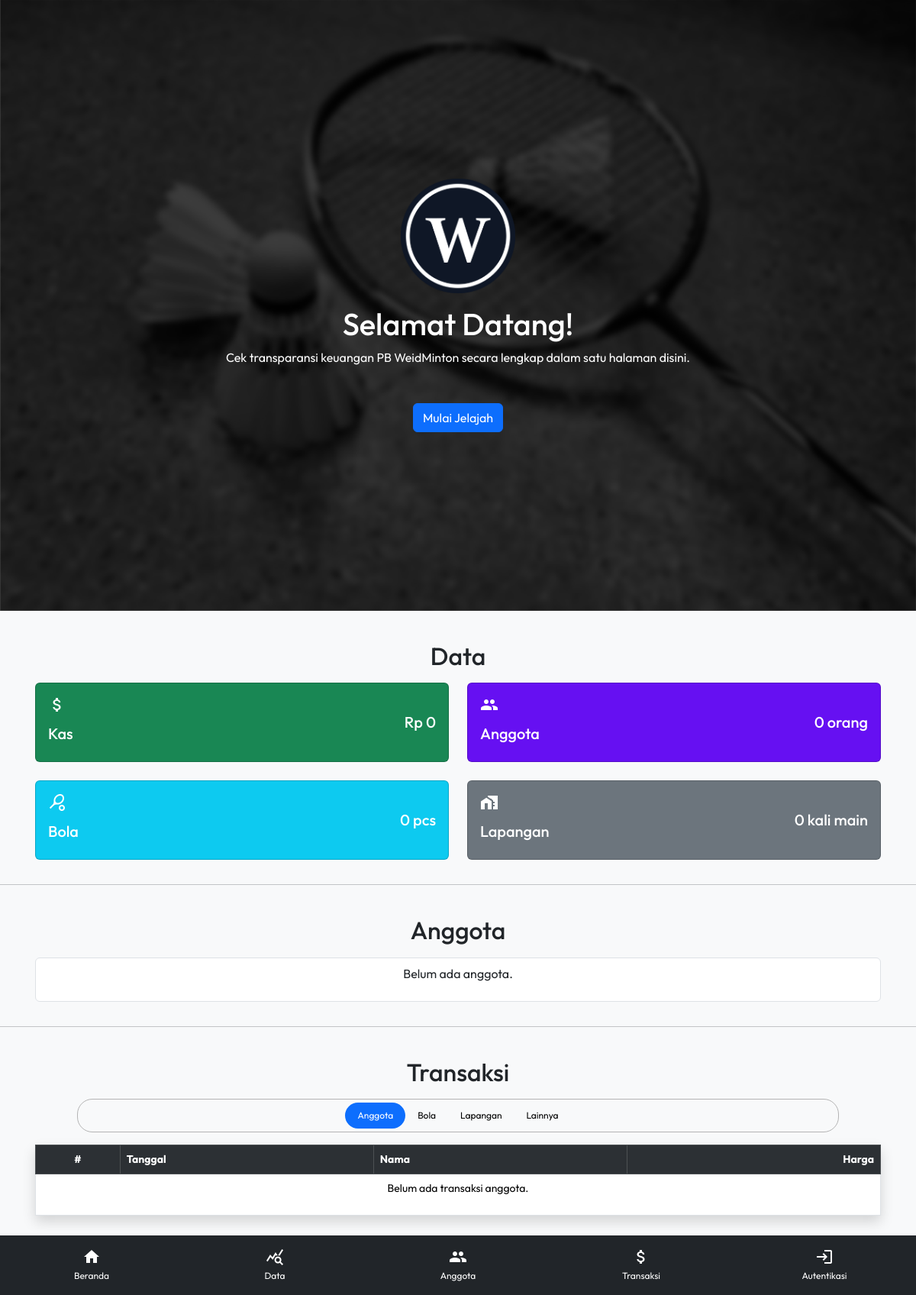
The page /public/index.php on the database its author committed.
### tables this page shows
CREATE TABLE `profil_klub` (
  `id_pk` int(11) NOT NULL,
  `nama_klub` varchar(255) NOT NULL,
  `kota_asal` varchar(255) NOT NULL,
  `kas_awal` varchar(255) NOT NULL DEFAULT '0',
  `logo_klub` varchar(255) NOT NULL,
  `gambar_sampul` varchar(255) NOT NULL
);

### app/Config/Controller.php (called while the page is built, shortened)
<?php
class Controller {
    public function view($view, $data = []) {
        require_once __DIR__ . "/../View/" . $view . ".php";
    }
}

### app/Controller/ControllerBeranda.php (called while the page is built, shortened)
<?php
class ControllerBeranda extends Controller {
    public function index() {
        $profil_klub = $this->model('ModelPengaturan')->tampilSemua();
        $total_kas = $this->model('ModelData')->totalKas();
        $total_anggota = $this->model('ModelData')->totalAnggota();
        $total_bola = $this->model('ModelData')->totalBola();
        $total_lapangan = $this->model('ModelData')->totalLapangan();
        $anggota = $this->model('ModelAnggota')->tampilSemua();
        $ta = $this->model('ModelTransaksiAnggota')->tampilBeranda();
        $tb = $this->model('ModelTransaksiBola')->tampilBeranda();
        $tll = $this->model('ModelTransaksiLainnya')->tampilBeranda();
        $tl = $this->model('ModelTransaksiLapangan')->tampilBeranda();
        $data = [
            "judul" => $profil_klub['nama_klub'],
            "profil_klub" => $profil_klub,
            "total_kas" => $total_kas,
            "total_anggota" => $total_anggota,
            "total_bola" => $total_bola,
            "total_lapangan" => $total_lapangan,
            "anggota" => $anggota,
            "ta" => $ta,
            "tb" => $tb,
            "tll" => $tll,
            "tl" => $tl
        ];
        $this->view('beranda/index', $data);
    }
}

### public/index.php (called while the page is built, shortened)
<?php
require_once __DIR__ . "/../app/Config/Helper.php";
Router::run();

### app/Config/Database.php (called while the page is built, shortened)
<?php
class Database {
    private $host = DB_HOST;
    private $user = DB_USER;
    private $pass = DB_PASS;
    private $dbname = DB_NAME;
    public $dbh;
    private $stmt;
    public function  __construct() {
        $dsn = "mysql:host=$this->host;dbname=$this->dbname";
        $option = [
            PDO::ATTR_PERSISTENT => true,
            PDO::ATTR_ERRMODE => pdo::ERRMODE_EXCEPTION
        ];
        try {
            $this->dbh = new PDO($dsn, $this->user, $this->pass, $option);
        } catch (PDOException $e) {
            die ($e->getMessage());
        }
    }
    public function query($query) {
        $this->stmt = $this->dbh->prepare($query);
    }
    public function execute() {
        $this->stmt->execute();
    }
    public function single() {
        $this->execute();
        return $this->stmt->fetch(PDO::FETCH_ASSOC);
    }
}

### app/Model/ModelPengaturan.php (called while the page is built, shortened)
<?php
class ModelPengaturan {
    private $table = "profil_klub";
    private $db;
    public function __construct() {
        $this->db = new Database;
    }
    public function tampilSemua() {
        $this->db->query("SELECT * FROM " . $this->table . " WHERE id_pk='1'");
        $profil_klub = $this->db->single();
        return $profil_klub;
    }
}

### app/Config/Helper.php (called while the page is built, shortened)
<?php
if (!function_exists('format_rupiah')) {
    function format_rupiah(int $angka, string $mataUang = 'Rp') {
        return $mataUang . ' ' . number_format($angka, 0, ',', '.');
    }
}

### app/View/beranda/index.php (the view, shortened to what this page needs)
<!DOCTYPE html>
<html lang="en">
<head>
    <link rel="stylesheet" href="<?= BASEURL ?>/css/bootstrap.css">
    <link rel="stylesheet" href="css/beranda.css">
</head>
<body class="bg-light">
    <header id="beranda" class="masthead">
        <div class="container px-4 px-lg-5 d-flex h-100 align-items-center justify-content-center">
            <div class="text-center">
                <img src="<?= BASEURL ?>/img/<?= $data['profil_klub']['logo_klub'] ?>" alt="Logo PB Benben" width="150" class="mb-3">
                <h1 class="text-white">Selamat Datang!</h1>
                <p class="text-white mt-2 mb-5">Cek transparansi keuangan <?= $data['profil_klub']['nama_klub'] ?> secara lengkap dalam satu halaman disini.</p>
                <a class="btn btn-primary" href="#data">Mulai Jelajah</a>
            </div>
        </div>
    </header>
    <nav class="navbar navbar-expand navbar-dark bg-dark bottom-navbar">
        <ul class="navbar-nav w-100 justify-content-center">
            <li class="nav-item" style="width:20%">
                <a class="nav-link" href="#beranda"><i class="material-icons">home</i>Beranda</a>
            </li>
            <li class="nav-item" style="width:20%">
                <a class="nav-link" href="#data"><i class="material-icons">query_stats</i>Data</a>
            </li>
            <li class="nav-item" style="width:20%">
                <a class="nav-link" href="#anggota"><i class="material-icons">group</i>Anggota</a>
            </li>
            <li class="nav-item" style="width:20%">
                <a class="nav-link" href="#transaksi"><i class="material-icons">attach_money</i>Transaksi</a>
            </li>
            <?php if (!empty($_SESSION['id_admin'])) { ?>
            <li class="nav-item" style="width:20%">
                <a class="nav-link" href="admin"><i class="material-icons">dashboard</i>Dasbor</a>
            </li>
            <?php } else { ?>
            <li class="nav-item" style="width:20%">
                <a class="nav-link" href="autentikasi"><i class="material-icons">login</i>Autentikasi</a>
            </li>
            <?php } ?>
        </ul>
    </nav>
    <div id="data" class="container mt-4 p-3">
        <h2 class="text-center mb-3">Data</h2>
        <div class="row row-cols-1 row-cols-md-2 g-4">
            <div class="col">
                <div class="card text-white bg-success">
                    <div class="data card-body">
                        <div>
                            <i class="material-icons">attach_money</i>
                            <h5 class="mt-2 card-title">Kas</h5>
                        </div>
                        <h5 class="card-text"><?= format_rupiah($data['total_kas']) ?></h5>
                    </div>
                </div>
            </div>
            <div class="col">
                <div class="card text-white" style="background-color:#6610f2;">
                    <div class="data card-body">
                        <div>
                            <i class="material-icons">group</i>
                            <h5 class="mt-2 card-title">Anggota</h5>
                        </div>
                        <h5 class="card-text"><?= $data['total_anggota'] ?> orang</h5>
                    </div>
                </div>
            </div>
            <div class="col">
                <div class="card text-white" style="background-color:#0dcaf0;">
                    <div class="data card-body">
                        <div>
                            <i class="material-icons">sports_tennis</i>
                            <h5 class="mt-2 card-title">Bola</h5>
                        </div>
                        <h5 class="card-text"><?= $data['total_bola'] ?> pcs</h5>
                    </div>
                </div>
            </div>
            <div class="col">
                <div class="card text-white" style="background-color:#6c757d;">
                    <div class="data card-body">
                        <div>
                            <i class="material-icons">home_work</i>
                            <h5 class="mt-2 card-title">Lapangan</h5>
                        </div>
                        <h5 class="card-text"><?= $data['total_lapangan'] ?> kali main</h5>
                    </div>
                </div>
            </div>
        </div>
    </div>
    <hr>
    <div id="anggota" class="container mt-4 p-3">
        <h2 class="text-center mb-3">Anggota</h2>
        <ul class="list-group">
            <?php
            if (!empty($data['anggota'])) {
                foreach($data['anggota'] as $anggota) {
                    if ($anggota['sisa_main'] > 0 && $anggota['jenis_kelamin'] == 'Laki-laki') {
            ?>
            <li class="list-group-item d-flex align-items-center">
                <img src="<?= BASEURL ?>/img/aset/avatar_l.png" class="rounded-circle img-thumbnail me-3" width="70" alt="avatar">
                <div>
                    <p class="mb-0"><?= $anggota['nama'] ?></p>
                    <small><i><?= $anggota['domisili'] ?></i></small>
                </div>
            </li>
            <?php } elseif ($anggota['sisa_main'] <= 0 && $anggota['jenis_kelamin'] == 'Laki-laki') { ?>
            <li class="list-group-item d-flex align-items-center">
                <img src="<?= BASEURL ?>/img/aset/avatar_l.png" class="rounded-circle img-thumbnail me-3" width="70" alt="avatar">
                <div>
                    <p class="mb-0"><?= $anggota['nama'] ?></p>
                    <small><i><?= $anggota['domisili'] ?></i></small>
                </div>
            </li>
            <?php } elseif ($anggota['sisa_main'] > 0 && $anggota['jenis_kelamin'] == 'Perempuan') { ?>
            <li class="list-group-item d-flex align-items-center">
                <img src="<?= BASEURL ?>/img/aset/avatar_p.png" class="rounded-circle img-thumbnail me-3" width="70" alt="avatar">
                <div>
                    <p class="mb-0"><?= $anggota['nama'] ?></p>
                    <small><i><?= $anggota['domisili'] ?></i></small>
                </div>
            </li>
            <?php } elseif($anggota['sisa_main'] <= 0 && $anggota['jenis_kelamin'] == 'Perempuan') { ?>
            <li class="list-group-item d-flex align-items-center">
                <img src="<?= BASEURL ?>/img/aset/avatar_p.png" class="rounded-circle img-thumbnail me-3" width="70" alt="avatar">
                <div>
                    <p class="mb-0"><?= $anggota['nama'] ?></p>
                    <small><i><?= $anggota['domisili'] ?></i></small>
                </div>
            </li>
            <?php } } } else { ?>
            <li class="list-group-item">
                <p class="text-center">Belum ada anggota.</p>
            </li>
            <?php } ?>
        </ul>
    </div>
    <hr>
    <div id="transaksi" class="container mt-4 mb-3 p-3">
        <h2 class="text-center mb-3">Transaksi</h2>
        <ul class="nav special nav-pills justify-content-center p-1 mb-3" id="pills-tab" role="tablist">
            <li class="nav-item special" role="presentation">
                <button class="nav-link special active" id="pills-home-tab" data-bs-toggle="pill" data-bs-target="#pills-ta" type="button" role="tab" aria-controls="pills-home" aria-selected="true">Anggota</button>
            </li>
            <li class="nav-item special" role="presentation">
                <button class="nav-link special" id="pills-profile-tab" data-bs-toggle="pill" data-bs-target="#pills-tb" type="button" role="tab" aria-controls="pills-profile" aria-selected="false">Bola</button>
            </li>
            <li class="nav-item special" role="presentation">
                <button class="nav-link special" id="pills-disabled-tab" data-bs-toggle="pill" data-bs-target="#pills-tl" type="button" role="tab" aria-controls="pills-disabled" aria-selected="false">Lapangan</button>
            </li>
            <li class="nav-item special" role="presentation">
                <button class="nav-link special" id="pills-contact-tab" data-bs-toggle="pill" data-bs-target="#pills-tll" type="button" role="tab" aria-controls="pills-contact" aria-selected="false">Lainnya</button>
            </li>
        </ul>
        <div class="tab-content" id="pills-tabContent">
            <div class="tab-pane fade show active" id="pills-ta" role="tabpanel" aria-labelledby="pills-home-tab" tabindex="0">
                <table class="table small shadow p-3 table-bordered table-striped mb-3">
                    <tr class="table-dark">
                        <th class="text-center" style="width:10%">#</th>
                        <th style="width:30%">Tanggal</th>
                        <th style="width:30%">Nama</th>
                        <th  class="text-end" style="width:30%">Harga</th>
                    </tr>
                    <?php
                    $no = 1;
                    if(!empty($data['ta'])) {
                        foreach($data['ta'] as $ta) {
                            $tanggal = format_tanggal($ta['tanggal_ta']);
                            $rupiah = format_rupiah($ta['harga_ta']);
                    ?>
                    <tr>
                        <td class="text-center"><?= $no++ ?>.</td>
                        <td><?= $tanggal ?></td>
                        <td><?= $ta['nama_ta'] ?></td>
                        <td class="text-end"><?= $rupiah ?></td>
                    </tr>
                    <?php } } else { ?>
                    <tr>
                        <td colspan="4" class="text-center"><p>Belum ada transaksi anggota.</p></td>
                    </tr>
                    <?php } ?>
                </table>
            </div>
        </div>
    </div>
</body>
</html>

### app/Config/Router.php (shortened to what this page needs)
<?php
class Router {
    private static array $routes = [];
    public static function add(string $method,
                                string $path,
                                string $controller,
                                string $function,
                                array $middlewares = []): void {
        self::$routes[] = [
            'method' => $method,
            'path' => $path,
            'controller' => $controller,
            'function' => $function,
            'middleware' => $middlewares
        ];
    }
    public static function run(): void {
        $path = "/";
        $method = $_SERVER['REQUEST_METHOD'];
        foreach (self::$routes as $route) {
            $pattern = "#^" . $route['path'] . "$#";
            if (preg_match($pattern, $path, $variables) && $method == $route['method']) {
                $function = $route['function'];
                $controller = new $route['controller'];
                array_shift($variables);
                call_user_func_array([$controller, $function], $variables);
                return;
            }
        }
    }
}

### public/css/beranda.css (style rules this page uses)
body { font-family: "Outfit", sans-serif; padding-bottom: 56px; }
.masthead { position: relative; width: 100%; height: 100vh; min-height: 100%; padding: 15rem 0; background-position: center; background-repeat: no-repeat; background-attachment: scroll; background-size: cover; }
.masthead::before { content: ""; position: absolute; top: 0; left: 0; right: 0; bottom: 0; background-color: rgba(0, 0, 0, 0.5); z-index: 1; }
.masthead > .container { position: relative; z-index: 2; }
.nav-link { font-size: 12px; }
.nav.special { border: 1px solid #b4b4b4; border-radius: 20px; width: 90%; margin: 0 auto; }
.bottom-navbar { position: fixed; bottom: 0; left: 0; width: 100%; z-index: 1; }
.nav-link { display: flex; flex-direction: column; align-items: center; justify-content: center; text-decoration: none; color: #ffffff; }
.nav-link.special { border-radius: 20px; transition: background-color 0.3s; color: #000000; }
.nav-link .material-icons { font-size: 1.5rem; margin-bottom: 0.25rem; }
.data.card-body { display: flex; justify-content: space-between; align-items: center; }

### rows shown on the page
profil_klub: logo_klub (picture), nama_klub "PB WeidMinton", kas_awal "Rp 0", kas_awal "0"
